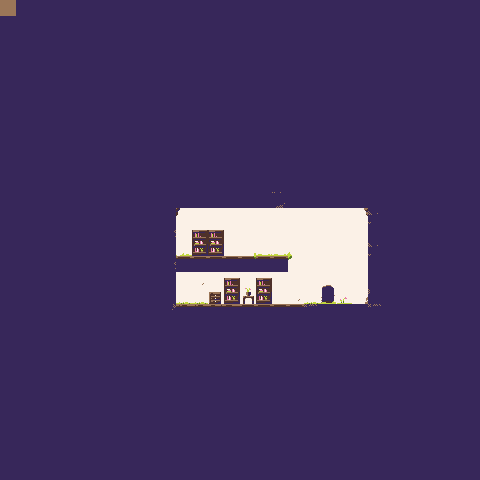

Rendered tile map (Tiled .tmx) drawn with the repository's tilesets; below, a short description and the full map source, tile grids included:
An orthogonal 30x30 tile map with 16x16 px tiles, 3 tile layers (under, main, over) and 8 objects (5x crate, beginning, player, egg).

<map version="1.0" orientation="orthogonal" renderorder="right-down" width="30" height="30" tilewidth="16" tileheight="16" nextobjectid="9">
 <tileset firstgid="1" name="tiles" tilewidth="16" tileheight="16">
  <image source="../image/tiles.png" width="512" height="512" />
 </tileset>
 <layer name="under" width="30" height="30">
  <data encoding="csv">
0,0,0,0,0,0,0,0,0,0,0,0,0,0,0,0,0,0,0,0,0,0,0,0,0,0,0,0,0,0,
0,0,0,0,0,0,0,0,0,0,0,0,0,0,0,0,0,0,0,0,0,0,0,0,0,0,0,0,0,0,
0,0,0,0,0,0,0,0,0,0,0,0,0,0,0,0,0,0,0,0,0,0,0,0,0,0,0,0,0,0,
0,0,0,0,0,0,0,0,0,0,0,0,0,0,0,0,0,0,0,0,0,0,0,0,0,0,0,0,0,0,
0,0,0,0,0,0,0,0,0,0,0,0,0,0,0,0,0,0,0,0,0,0,0,0,0,0,0,0,0,0,
0,0,0,0,0,0,0,0,0,0,0,0,0,0,0,0,0,0,0,0,0,0,0,0,0,0,0,0,0,0,
0,0,0,0,0,0,0,0,0,0,0,0,0,0,0,0,0,0,0,0,0,0,0,0,0,0,0,0,0,0,
0,0,0,0,0,0,0,0,0,0,0,0,0,0,0,0,0,0,0,0,0,0,0,0,0,0,0,0,0,0,
0,0,0,0,0,0,0,0,0,0,0,0,0,0,0,0,0,0,0,0,0,0,0,0,0,0,0,0,0,0,
0,0,0,0,0,0,0,0,0,0,0,0,0,0,0,0,0,0,0,0,0,0,0,0,0,0,0,0,0,0,
0,0,0,0,0,0,0,0,0,0,0,0,0,0,0,0,0,0,0,0,0,0,0,0,0,0,0,0,0,0,
0,0,0,0,0,0,0,0,0,0,0,0,0,0,0,0,0,0,0,0,0,0,0,0,0,0,0,0,0,0,
0,0,0,0,0,0,0,0,0,0,0,0,0,0,0,0,0,0,0,0,0,0,0,0,0,0,0,0,0,0,
0,0,0,0,0,0,0,0,0,0,0,17,17,17,17,17,17,17,17,17,17,17,17,0,0,0,0,0,0,0,
0,0,0,0,0,0,0,0,0,0,0,17,83,83,17,17,17,17,17,17,17,17,17,0,0,0,0,0,0,0,
0,0,0,0,0,0,0,0,0,0,0,17,115,115,17,17,17,17,17,17,17,17,17,0,0,0,0,0,0,0,
0,0,0,0,0,0,0,0,0,0,0,17,17,17,17,17,0,0,17,17,17,17,17,0,0,0,0,0,0,0,
0,0,0,0,0,0,0,0,0,0,0,17,18,17,83,17,83,17,17,17,81,17,17,0,0,0,0,0,0,0,
0,0,0,0,0,0,0,0,0,0,0,17,17,114,115,116,115,17,18,17,113,17,17,0,0,0,0,0,0,0,
0,0,0,0,0,0,0,0,0,0,0,0,0,0,0,0,0,0,0,0,0,0,0,0,0,0,0,0,0,0,
0,0,0,0,0,0,0,0,0,0,0,0,0,0,0,0,0,0,0,0,0,0,0,0,0,0,0,0,0,0,
0,0,0,0,0,0,0,0,0,0,0,0,0,0,0,0,0,0,0,0,0,0,0,0,0,0,0,0,0,0,
0,0,0,0,0,0,0,0,0,0,0,0,0,0,0,0,0,0,0,0,0,0,0,0,0,0,0,0,0,0,
0,0,0,0,0,0,0,0,0,0,0,0,0,0,0,0,0,0,0,0,0,0,0,0,0,0,0,0,0,0,
0,0,0,0,0,0,0,0,0,0,0,0,0,0,0,0,0,0,0,0,0,0,0,0,0,0,0,0,0,0,
0,0,0,0,0,0,0,0,0,0,0,0,0,0,0,0,0,0,0,0,0,0,0,0,0,0,0,0,0,0,
0,0,0,0,0,0,0,0,0,0,0,0,0,0,0,0,0,0,0,0,0,0,0,0,0,0,0,0,0,0,
0,0,0,0,0,0,0,0,0,0,0,0,0,0,0,0,0,0,0,0,0,0,0,0,0,0,0,0,0,0,
0,0,0,0,0,0,0,0,0,0,0,0,0,0,0,0,0,0,0,0,0,0,0,0,0,0,0,0,0,0,
0,0,0,0,0,0,0,0,0,0,0,0,0,0,0,0,0,0,0,0,0,0,0,0,0,0,0,0,0,0
</data>
 </layer>
 <layer name="main" width="30" height="30">
  <data encoding="csv">
1,99,99,99,99,99,99,99,99,99,99,99,99,99,99,99,99,99,99,99,99,99,99,99,99,99,99,99,99,99,
99,99,99,99,99,99,99,99,99,99,99,99,99,99,99,99,99,99,99,99,99,99,99,99,99,99,99,99,99,99,
99,99,99,99,99,99,99,99,99,99,99,99,99,99,99,99,99,99,99,99,99,99,99,99,99,99,99,99,99,99,
99,99,99,99,99,99,99,99,99,99,99,99,99,99,99,99,99,99,99,99,99,99,99,99,99,99,99,99,99,99,
99,99,99,99,99,99,99,99,99,99,99,99,99,99,99,99,99,99,99,99,99,99,99,99,99,99,99,99,99,99,
99,99,99,99,99,99,99,99,99,99,99,99,99,99,99,99,99,99,99,99,99,99,99,99,99,99,99,99,99,99,
99,99,99,99,99,99,99,99,99,99,99,99,99,99,99,99,99,99,99,99,99,99,99,99,99,99,99,99,99,99,
99,99,99,99,99,99,99,99,99,99,99,99,99,99,99,99,99,99,99,99,99,99,99,99,99,99,99,99,99,99,
99,99,99,99,99,99,99,99,99,99,99,99,99,99,99,99,99,99,99,99,99,99,99,99,99,99,99,99,99,99,
99,99,99,99,99,99,99,99,99,99,99,99,99,99,99,99,99,99,99,99,99,99,99,99,99,99,99,99,99,99,
99,99,99,99,99,99,99,99,99,99,99,99,99,99,99,99,99,99,99,99,99,99,99,99,99,99,99,99,99,99,
99,99,99,99,99,99,99,99,99,99,99,99,99,99,99,99,99,99,99,99,99,99,99,99,99,99,99,99,99,99,
99,99,99,99,99,99,99,99,99,99,99,99,99,99,99,99,99,161,99,99,99,99,99,99,99,99,99,99,99,99,
99,99,99,99,99,99,99,99,99,99,99,0,0,0,0,0,0,0,0,0,0,0,0,129,99,99,99,99,99,99,
99,99,99,99,99,99,99,99,99,99,100,0,0,0,0,0,0,0,0,0,0,0,0,99,99,99,99,99,99,99,
99,99,99,99,99,99,99,99,99,99,99,0,0,0,0,0,0,0,0,0,0,0,0,129,99,99,99,99,99,99,
99,99,99,99,99,99,99,99,99,99,100,52,52,52,52,52,52,52,0,0,0,0,0,99,99,99,99,99,99,99,
99,99,99,99,99,99,99,99,99,99,99,0,0,0,0,0,0,0,0,0,0,0,0,99,99,99,99,99,99,99,
99,99,99,99,99,99,99,99,99,99,99,0,0,0,0,0,0,0,0,0,0,0,0,97,99,99,99,99,99,99,
99,99,99,99,99,99,99,99,99,99,68,49,49,50,51,52,52,52,52,65,99,99,99,99,99,99,99,99,99,99,
99,99,99,99,99,99,99,99,99,99,99,99,99,99,99,99,99,99,99,99,99,99,99,99,99,99,99,99,99,99,
99,99,99,99,99,99,99,99,99,99,99,99,99,99,99,99,99,99,99,99,99,99,99,99,99,99,99,99,99,99,
99,99,99,99,99,99,99,99,99,99,99,99,99,99,99,99,99,99,99,99,99,99,99,99,99,99,99,99,99,99,
99,99,99,99,99,99,99,99,99,99,99,99,99,99,99,99,99,99,99,99,99,99,99,99,99,99,99,99,99,99,
99,99,99,99,99,99,99,99,99,99,99,99,99,99,99,99,99,99,99,99,99,99,99,99,99,99,99,99,99,99,
99,99,99,99,99,99,99,99,99,99,99,99,99,99,99,99,99,99,99,99,99,99,99,99,99,99,99,99,99,99,
99,99,99,99,99,99,99,99,99,99,99,99,99,99,99,99,99,99,99,99,99,99,99,99,99,99,99,99,99,99,
99,99,99,99,99,99,99,99,99,99,99,99,99,99,99,99,99,99,99,99,99,99,99,99,99,99,99,99,99,99,
99,99,99,99,99,99,99,99,99,99,99,99,99,99,99,99,99,99,99,99,99,99,99,99,99,99,99,99,99,99,
99,99,99,99,99,99,99,99,99,99,99,99,99,99,99,99,99,99,99,99,99,99,99,99,99,99,99,99,99,99
</data>
 </layer>
 <layer name="over" width="30" height="30">
  <data encoding="csv">
0,0,0,0,0,0,0,0,0,0,0,0,0,0,0,0,0,0,0,0,0,0,0,0,0,0,0,0,0,0,
0,0,0,0,0,0,0,0,0,0,0,0,0,0,0,0,0,0,0,0,0,0,0,0,0,0,0,0,0,0,
0,0,0,0,0,0,0,0,0,0,0,0,0,0,0,0,0,0,0,0,0,0,0,0,0,0,0,0,0,0,
0,0,0,0,0,0,0,0,0,0,0,0,0,0,0,0,0,0,0,0,0,0,0,0,0,0,0,0,0,0,
0,0,0,0,0,0,0,0,0,0,0,0,0,0,0,0,0,0,0,0,0,0,0,0,0,0,0,0,0,0,
0,0,0,0,0,0,0,0,0,0,0,0,0,0,0,0,0,0,0,0,0,0,0,0,0,0,0,0,0,0,
0,0,0,0,0,0,0,0,0,0,0,0,0,0,0,0,0,0,0,0,0,0,0,0,0,0,0,0,0,0,
0,0,0,0,0,0,0,0,0,0,0,0,0,0,0,0,0,0,0,0,0,0,0,0,0,0,0,0,0,0,
0,0,0,0,0,0,0,0,0,0,0,0,0,0,0,0,0,0,0,0,0,0,0,0,0,0,0,0,0,0,
0,0,0,0,0,0,0,0,0,0,0,0,0,0,0,0,0,0,0,0,0,0,0,0,0,0,0,0,0,0,
0,0,0,0,0,0,0,0,0,0,0,0,0,0,0,0,0,0,0,0,0,0,0,0,0,0,0,0,0,0,
0,0,0,0,0,0,0,0,0,0,0,0,0,0,0,0,0,0,0,0,0,0,0,0,0,0,0,0,0,0,
0,0,0,0,0,0,0,0,0,0,0,0,0,0,0,0,0,0,0,0,0,0,0,0,0,0,0,0,0,0,
0,0,0,0,0,0,0,0,0,0,0,72,0,0,0,0,0,0,0,0,0,0,71,0,0,0,0,0,0,0,
0,0,0,0,0,0,0,0,0,0,0,0,0,0,0,0,0,0,0,0,0,0,0,0,0,0,0,0,0,0,
0,0,0,0,0,0,0,0,0,0,0,291,0,0,0,360,293,293,359,0,0,0,0,0,0,0,0,0,0,0,
0,0,0,0,0,0,0,0,0,0,0,0,0,0,0,392,0,0,391,0,0,0,0,0,0,0,0,0,0,0,
0,0,0,0,0,0,0,0,0,0,0,0,0,0,0,0,0,0,0,0,0,0,0,0,0,0,0,0,0,0,
0,0,0,0,0,0,0,0,0,0,0,290,290,0,0,0,0,0,0,290,293,292,39,0,0,0,0,0,0,0,
0,0,0,0,0,0,0,0,0,0,0,0,0,0,0,0,0,0,0,0,0,0,0,65,0,0,0,0,0,0,
0,0,0,0,0,0,0,0,0,0,0,0,0,0,0,0,0,0,0,0,0,0,0,0,0,0,0,0,0,0,
0,0,0,0,0,0,0,0,0,0,0,0,0,0,0,0,0,0,0,0,0,0,0,0,0,0,0,0,0,0,
0,0,0,0,0,0,0,0,0,0,0,0,0,0,0,0,0,0,0,0,0,0,0,0,0,0,0,0,0,0,
0,0,0,0,0,0,0,0,0,0,0,0,0,0,0,0,0,0,0,0,0,0,0,0,0,0,0,0,0,0,
0,0,0,0,0,0,0,0,0,0,0,0,0,0,0,0,0,0,0,0,0,0,0,0,0,0,0,0,0,0,
0,0,0,0,0,0,0,0,0,0,0,0,0,0,0,0,0,0,0,0,0,0,0,0,0,0,0,0,0,0,
0,0,0,0,0,0,0,0,0,0,0,0,0,0,0,0,0,0,0,0,0,0,0,0,0,0,0,0,0,0,
0,0,0,0,0,0,0,0,0,0,0,0,0,0,0,0,0,0,0,0,0,0,0,0,0,0,0,0,0,0,
0,0,0,0,0,0,0,0,0,0,0,0,0,0,0,0,0,0,0,0,0,0,0,0,0,0,0,0,0,0,
0,0,0,0,0,0,0,0,0,0,0,0,0,0,0,0,0,0,0,0,0,0,0,0,0,0,0,0,0,0
</data>
 </layer>
 <objectgroup name="entities">
  <object id="1" name="door" type="beginning" x="321.5" y="286" width="12" height="18.3333" />
  <object id="2" name="player" x="273" y="240.833" />
  <object id="3" name="crate" x="353.25" y="282" width="11" height="11" />
  <object id="4" name="crate" x="356.5" y="293.5" width="11" height="11" />
  <object id="5" name="crate" x="345.25" y="293.25" width="11" height="11" />
  <object id="6" name="egg" x="181.583" y="293.923" width="8.58337" height="9.6667" />
  <object id="7" name="crate" x="239.25" y="245" width="11" height="11" />
  <object id="8" name="crate" x="234.75" y="233.25" width="11" height="11" />
 </objectgroup>
</map>
